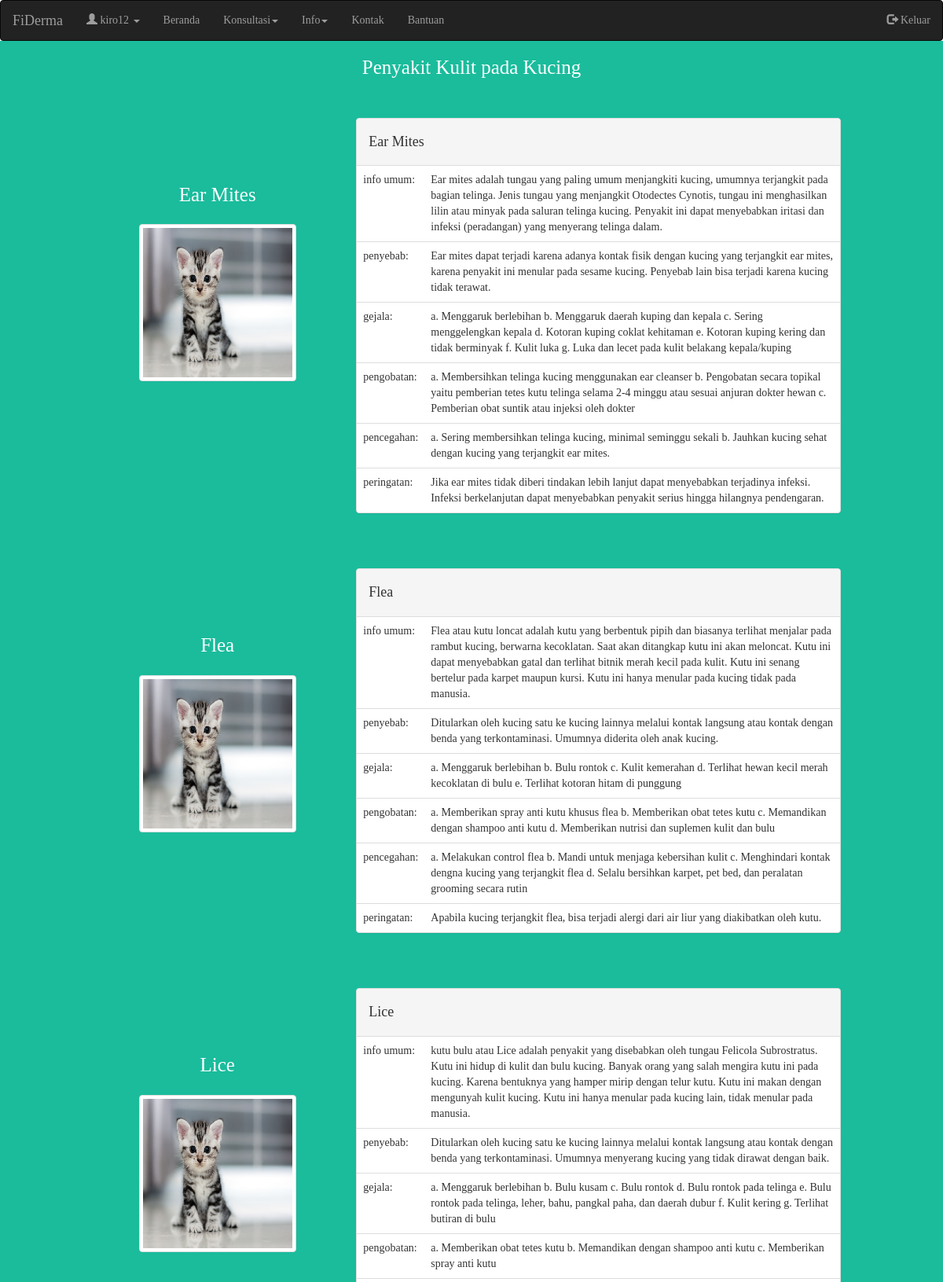
/info_penyakit/ (signed in, upper part), run on the app's committed database.
### sitederma/models.py (models this page shows, shortened)
class InfoPenyakit(models.Model):
    kode_penyakit = models.CharField(max_length=5, null=True)
    nama_penyakit = models.CharField(max_length=30)
    info_umum = models.TextField()
    penyebab = models.TextField()
    gejala = models.TextField()
    pengobatan = models.TextField()
    pencegahan = models.TextField()
    peringatan = models.TextField(blank=True)

### sitederma/views.py (the view)
# urls.py: url(r'^info_penyakit/$', views.infopenyakit_view, name='infopenyakit'),
def infopenyakit_view(request):
    info_penyakit = InfoPenyakit.objects.all()
    gejala = ListGejala.objects.all()
    kode = Konsultasi.objects.all()
    context = {}
    context ['info_penyakit'] = info_penyakit
    context ['gejala'] = gejala
    context ['kode'] = kode
    return render(request, "sitederma/infopenyakit.html", context)

### sitederma/templates/sitederma/infopenyakit.html
{% extends 'sitederma/base.html' %}
{% load static %}
{% block content %}
<div class="container-fluid vitra-background-info-penyakit">
  <h4 class="vitra-tagline text-center">Penyakit Kulit pada Kucing</h4>
  <div style="margin-bottom: 20px;">
  {% for info_penyakit in info_penyakit %}
  <div class="row" style="margin-top: 50px;">
    <div class="col-md-1"></div>
    <div class="col-md-10">
      <div class="col-md-4 text-center" style="margin: 60px 0px; ">
        <div class="row vitra-tagline" style="margin-bottom: 20px;">
        {{ info_penyakit.nama_penyakit}}
        </div>
        <div class="row">
        <center><img src="{% static 'image/kucing.jpg'%}" class="thumbnail" width="200" height="200"/></center>
        </div>
      </div>
      <div class="col-md-8 text-left vitra-background-info">
      <div class="panel panel-default text-left">
       <div class="panel-heading">
         <h4>{{ info_penyakit.nama_penyakit}}</h4>
       </div>
        <table class="table table-info-penyakit">
          <tbody>
        <tr><td>info umum:</td><td>{{ info_penyakit.info_umum }}</td></tr>
        <tr><td>penyebab:</td><td> {{ info_penyakit.penyebab }}</td></tr>
        <tr><td>gejala:</td><td> {{ info_penyakit.gejala }}</td></tr>
        <tr><td>pengobatan:</td><td> {{ info_penyakit.pengobatan }}</td></tr>
        <tr><td>pencegahan:</td><td> {{ info_penyakit.pencegahan }}</td></tr>
        <tr><td>peringatan:</td><td> {{info_penyakit.peringatan }}</td></tr>
          </tbody>
      </table>
    </div>
  </div>
</div>
    <div class="col-md-1"></div>
  </div>
  {% endfor %}
</div>
</div>
{% endblock %}

### sitederma/templates/sitederma/base.html (shortened to what this page needs)
{% load static %}
<!DOCTYPE html>
<html lang="en">
<head>
  <link href="{% static 'bootstrap/css/bootstrap.min.css'%}" rel="stylesheet">
  <link href="{% static 'css/sitederma.css' %}" rel="stylesheet">
  <link rel="stylesheet" href="https://maxcdn.bootstrapcdn.com/font-awesome/4.7.0/css/font-awesome.min.css">
</head>
<body>
  <nav class="navbar navbar-inverse">
    <div class="container-fluid">
      <div class="navbar-header">
        <a class="navbar-brand" href="{% url 'sitederma:home_utama' %}">FiDerma</a>
      </div>
      {% if user.is_authenticated %}
      <ul class="nav navbar-nav">
        <li class="dropdown"><a class="dropdown-toggle" data-toggle="dropdown" href="{% url 'sitederma:profil' %}"><span class="glyphicon glyphicon-user "></span> {{request.user.username}} <span class="caret"></span></a>
        </li>
        <li><a href="{% url 'sitederma:home_utama' %}">Beranda</a></li>
        <li class="dropdown">
          <a class="dropdown-toggle" data-toggle="dropdown" href="#">Konsultasi<span class="caret"></span></a>
        </li>
        <li class="dropdown">
          <a class="dropdown-toggle" data-toggle="dropdown" href="#">Info<span class="caret"></span></a>
        </li>
        <li><a href="{% url 'sitederma:kontak' %}">Kontak</a></li>
        <li><a href="{% url 'sitederma:help'%}">Bantuan</a></li>
      </ul>
      <ul class="nav navbar-nav navbar-right">
        <li><a href="{% url 'sitederma:logout' %}"><span class="glyphicon glyphicon-log-out"></span> Keluar</a></li>
      </ul>
      {% endif %}
    </div>
  </nav>
      {% block content %}
      {% endblock %}
    </body>
</html>

### sitederma/static/css/sitederma.css (style rules this page uses)
.vitra-background-info-penyakit { min-height: 610px; background-color: #1abc9c; margin-top: -20px; }
.vitra-tagline { color: white; margin-top: 20px; font-size: 25px; }
body { font-family: 'Lucida Console', serif; margin: 0; width: 100%; height: 100%; }
h1, h2, h3, h4 { font-family: 'Lucida Console', serif; color: cobaltblue; }

### data on the page
InfoPenyakit: nama_penyakit "Ear Mites", info_umum "Ear mites adalah tungau yang paling umum menjangkiti kucing, umumnya terjangkit pada bagian telinga. Jenis tungau yang menjangkit Otodectes Cynotis, tungau ini menghasilkan lilin atau minyak pada saluran telinga kucing. Penyakit ini dapat menyebabkan iritasi dan infeksi (peradangan) yang menyerang telinga dalam.", penyebab "Ear mites dapat terjadi karena adanya kontak fisik dengan kucing yang terjangkit ear mites, karena penyakit ini menular pada sesame kucing. Penyebab lain bisa terjadi karena kucing tidak terawat.", gejala "a. Menggaruk berlebihan b. Menggaruk daerah kuping dan kepala c. Sering menggelengkan kepala d. Kotoran kuping coklat kehitaman e. Kotoran kuping kering dan tidak berminyak f. Kulit luka g. Luka dan lecet pada kulit belakang kepala/kuping", pengobatan "a. Membersihkan telinga kucing menggunakan ear cleanser b. Pengobatan secara topikal yaitu pemberian tetes kutu telinga selama 2-4 minggu atau sesuai anjuran dokter hewan c. Pemberian obat suntik atau injeksi oleh dokter", pencegahan "a. Sering membersihkan telinga kucing, minimal seminggu sekali b. Jauhkan kucing sehat dengan kucing yang terjangkit ear mites.", peringatan "Jika ear mites tidak diberi tindakan lebih lanjut dapat menyebabkan terjadinya infeksi. Infeksi berkelanjutan dapat menyebabkan penyakit serius hingga hilangnya pendengaran."
InfoPenyakit: nama_penyakit "Flea", info_umum "Flea atau kutu loncat adalah kutu yang berbentuk pipih dan biasanya terlihat menjalar pada rambut kucing, berwarna kecoklatan. Saat akan ditangkap kutu ini akan meloncat. Kutu ini dapat menyebabkan gatal dan terlihat bitnik merah kecil pada kulit. Kutu ini senang bertelur pada karpet maupun kursi. Kutu ini hanya menular pada kucing tidak pada manusia.", penyebab "Ditularkan oleh kucing satu ke kucing lainnya melalui kontak langsung atau kontak dengan benda yang terkontaminasi. Umumnya diderita oleh anak kucing.", gejala "a. Menggaruk berlebihan b. Bulu rontok c. Kulit kemerahan d. Terlihat hewan kecil merah kecoklatan di bulu e. Terlihat kotoran hitam di punggung", pengobatan "a. Memberikan spray anti kutu khusus flea b. Memberikan obat tetes kutu c. Memandikan dengan shampoo anti kutu d. Memberikan nutrisi dan suplemen kulit dan bulu", pencegahan "a. Melakukan control flea b. Mandi untuk menjaga kebersihan kulit c. Menghindari kontak dengna kucing yang terjangkit flea d. Selalu bersihkan karpet, pet bed, dan peralatan grooming secara rutin", peringatan "Apabila kucing terjangkit flea, bisa terjadi alergi dari air liur yang diakibatkan oleh kutu."
InfoPenyakit: nama_penyakit "Lice", info_umum "kutu bulu atau Lice adalah penyakit yang disebabkan oleh tungau Felicola Subrostratus. Kutu ini hidup di kulit dan bulu kucing. Banyak orang yang salah mengira kutu ini pada kucing. Karena bentuknya yang hamper mirip dengan telur kutu. Kutu ini makan dengan mengunyah kulit kucing. Kutu ini hanya menular pada kucing lain, tidak menular pada manusia.", penyebab "Ditularkan oleh kucing satu ke kucing lainnya melalui kontak langsung atau kontak dengan benda yang terkontaminasi. Umumnya menyerang kucing yang tidak dirawat dengan baik.", gejala "a. Menggaruk berlebihan b. Bulu kusam c. Bulu rontok d. Bulu rontok pada telinga e. Bulu rontok pada telinga, leher, bahu, pangkal paha, dan daerah dubur f. Kulit kering g. Terlihat butiran di bulu", pengobatan "a. Memberikan obat tetes kutu b. Memandikan dengan shampoo anti kutu c. Memberikan spray anti kutu"

### other printed values
{{ request.user.username }} "kiro12"
